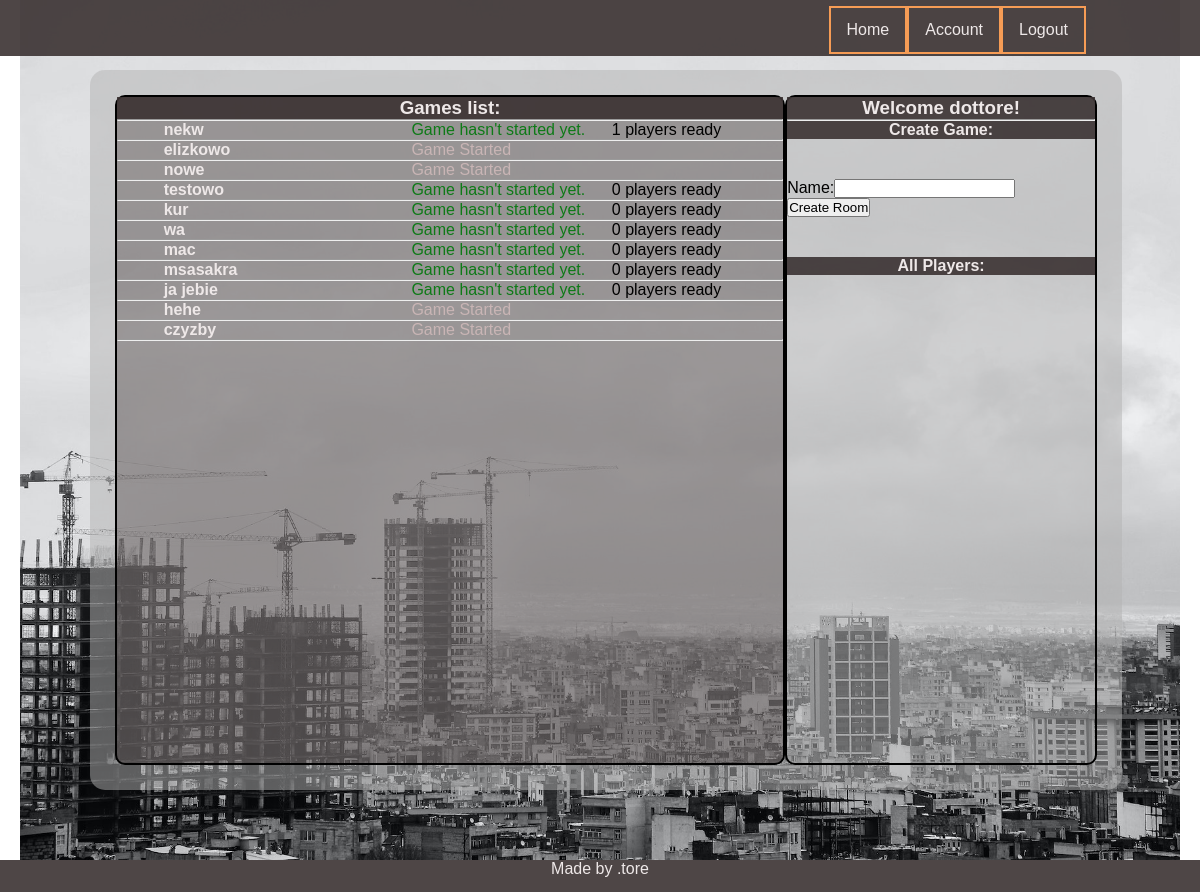
The app's page /player/home/s (signed in), older data.
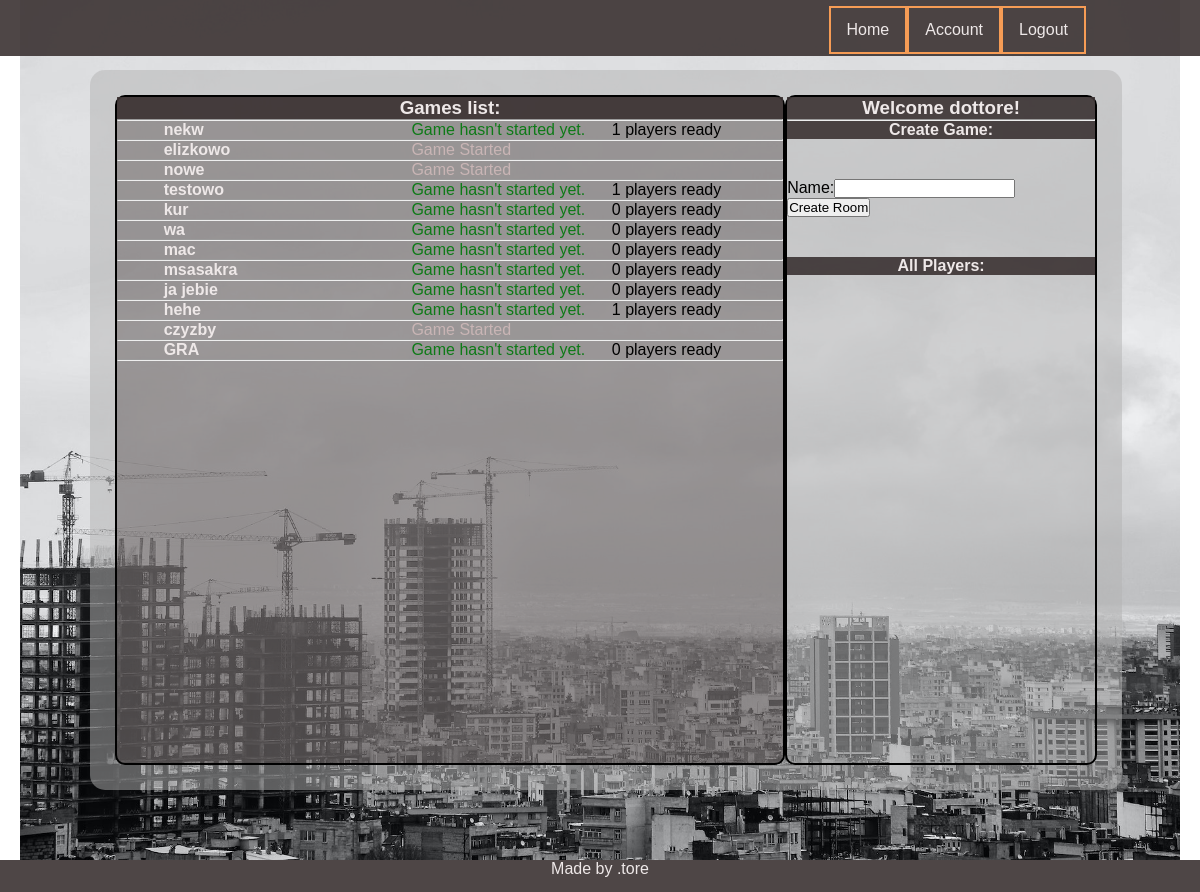
The same page, newer data.
### game/models.py (models this page shows, shortened)
class Game(models.Model):
    name = models.CharField(max_length=150)
    host = models.CharField(max_length=10)
    is_played = models.BooleanField(default=False)
    max_players = models.IntegerField(default=4)
    who_is_ready = models.ManyToManyField(Player, related_name="guys_ready", blank=True)
    who_is_playing = models.ManyToManyField(Player, related_name="guys_playing", blank=True)
    turn = models.IntegerField(default=1)
    turn_of_player = models.ForeignKey(Player, on_delete=models.CASCADE, related_name='czyja_tura', blank=True,
                                       null=True)
    @property
    def how_many_players_ready(self):
        return self.who_is_ready.count()

### player/views.py (the view)
# urls.py: path('home/s', home, name='home'),
@login_required
def home(request):
    usr = request.user.username
    player = Player.objects.get(parent=usr)
    games = Game.objects.all()
    form = CreateGame
    args = {'usr': usr, 'games': games, 'form' : form,'player':player}
    return render(request,'player/home.html', args)

### player/models.py (called while the page is built)
    def __str__(self):
        return self.nick

### templates/player/home.html (shortened to what this page needs)
{% extends 'base.html' %} {% load static %}  {% block css %}
<link rel="stylesheet" href="{% static 'css/home.css' %}" />
{% endblock %} {% block content %}
<section class="lobby">
  <div class="__header">
    <h3>Games list:</h3>
  </div>
  <hr />
  <ul class="games_list">
    {% for g in games %}
    <div class="game_list__container">
      <li class="game_list__game">
        <a class="game_list__room" href="{% url 'detail' g.id %}">
          <strong>{{g.name}}</strong>
        </a>
        {% if g.is_played %}
        <span class="__game_status --gray">Game Started</span>
        {% else %}
        <span class="__game_status --green">Game hasn't started yet.</span>
        {% if g.how_many_players_ready == 4 %}
        <span class="__players_status --red"> Full</span> {% else %}
        <span class="__players_status">
          {{g.how_many_players_ready}} players ready{% endif %}
        </span>
        {% endif %}
      </li>
    </div>
    <hr />
    {% endfor %}
  </ul>
</section>
<section class="user_menu">
  <div class="__header">
    <h1>Welcome {{player}}!</h1>
  </div>
  <hr />
  <div class="__header">
    <h4>Create Game:</h4>
  </div>
  <form class="new_game_form" method="POST" action='{% url "new_room"%}'>
    {% csrf_token %} {{form}}
    <button type="submit" name="create" value="ok">Create Room</button>
  </form>
  <div class="__header">
    <h4>All Players:</h4>
  </div>
</section>
{% endblock %}

Row changes from the older to the newer data that the page shows:
computed for Game "testowo": how_many_players_ready "0" → "1"
changed Game "hehe": how_many_players_ready (not shown) → "1"; is_played "Game Started" → "Game hasn't started yet. players ready"
added Game: name "GRA", how_many_players_ready "0"
